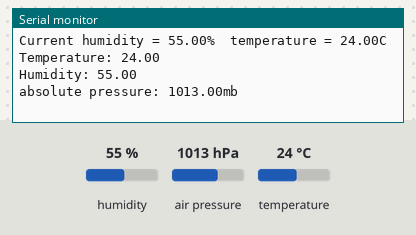
The sketch below on a simulated ESP8266 (NodeMCU). On the bench: the last lines printed to the serial monitor. Inputs (shaded band) come from the test bench; at power-on: humidity 55 %, air pressure 1013 hPa, temperature 24 °C. WiFi joins after 1.5 s; servers stay silent unless stated.

Above: at 2.7 s.
2.8 s: humidity set to 22 %
At 3.0 s:
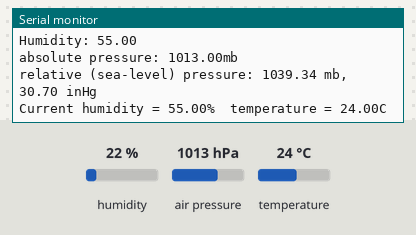
4.3 s: air pressure set to 952 hPa
At 5.2 s:
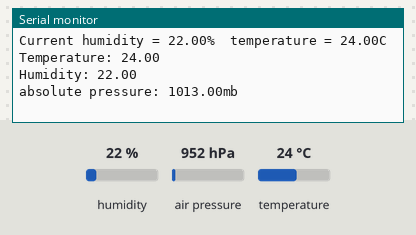
5.8 s: temperature set to 12 °C
At 7.7 s:
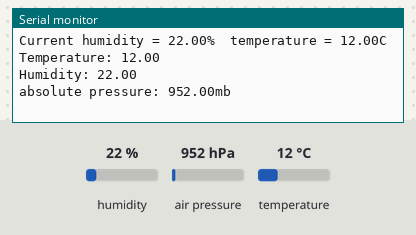

The sketch:

IOT_Project.ino
```cpp
/*Weather monitoring system with Thingspeak.*/

/*Library files are included*/
#include <SFE_BMP180.h>
#include <Wire.h>
#include <ESP8266WiFi.h>
#include <DHT.h>

#define ALTITUDE 216.0 // Altitude in meters
#define DHTTYPE DHT11
/*objects and variables are created for these libraries*/

#define dht_dpin 0
DHT dht(dht_dpin, DHTTYPE);
SFE_BMP180 bmp;
double T, P;
char status;
WiFiClient client;

/*include the apiKey and WI-FI connection details.*/

String apiKey = "ZYSP2CKX539FWPJ6";
const char *ssid =  "Galaxy S23";
const char *pass =  "1234567890";
const char* server = "api.thingspeak.com";

/*In the setup function*/

void setup() {
  Serial.begin(9600);
  delay(10);
  bmp.begin();
  Wire.begin();
  dht.begin();
  WiFi.begin(ssid, pass);


  while (WiFi.status() != WL_CONNECTED) {
    delay(500);
    Serial.print(".");
  }
  Serial.println("");
  Serial.println("WiFi connected");
}

/*The loop function includes all the main functions*/

void loop() {

  //BMP180 sensor
  char status;
  double T,P,p0,a;

  status =  bmp.startTemperature();
  if (status != 0) {
    delay(status);
    status = bmp.getTemperature(T);

    status = bmp.startPressure(3);// 0 to 3
    if (status != 0) {
      delay(status);
      status = bmp.getPressure(P, T);
      if (status != 0) {

   p0 = bmp.sealevel(P,ALTITUDE); // we're at 1655 meters (Boulder, CO)
          Serial.print("relative (sea-level) pressure: ");
          Serial.print(p0,2);
          Serial.print(" mb, ");
          Serial.print(p0*0.0295333727,2);
          Serial.println(" inHg");
      }
    }
  }

  //DHT11 sensor
  float h = dht.readHumidity();
  float t = dht.readTemperature();
  Serial.print("Current humidity = ");
    Serial.print(h);
    Serial.print("%  ");
    Serial.print("temperature = ");
    Serial.print(t);
    Serial.println("C  ");

  if (isnan(h) || isnan(t)) {
    Serial.println("Failed to read from DHT sensor!");
    return;
  }


  if (client.connect(server, 80)) {
    String postStr = apiKey;
    postStr += "&field1=";
    postStr += String(t);
    postStr += "&field2=";
    postStr += String(h);
    postStr += "&field3=";
    postStr += String(P, 2);
    postStr += "\r\n\r\n\r\n\r\n";

    client.print("POST /update HTTP/1.1\n");
    client.print("Host: api.thingspeak.com\n");
    client.print("Connection: close\n");
    client.print("X-THINGSPEAKAPIKEY: " + apiKey + "\n");
    client.print("Content-Type: application/x-www-form-urlencoded\n");
    client.print("Content-Length: ");
    client.print(postStr.length());
    client.print("\n\n\n\n");
    client.print(postStr);

    Serial.print("Temperature: ");
    Serial.println(t);
    Serial.print("Humidity: ");
    Serial.println(h);
    Serial.print("absolute pressure: ");
    Serial.print(P, 2);
    Serial.println("mb");


  }
  client.stop();
  delay(1000);
}
```

Measured:
- after the input at 5.8 s, the serial monitor: prints a new line after 0.88 s (image 3)
